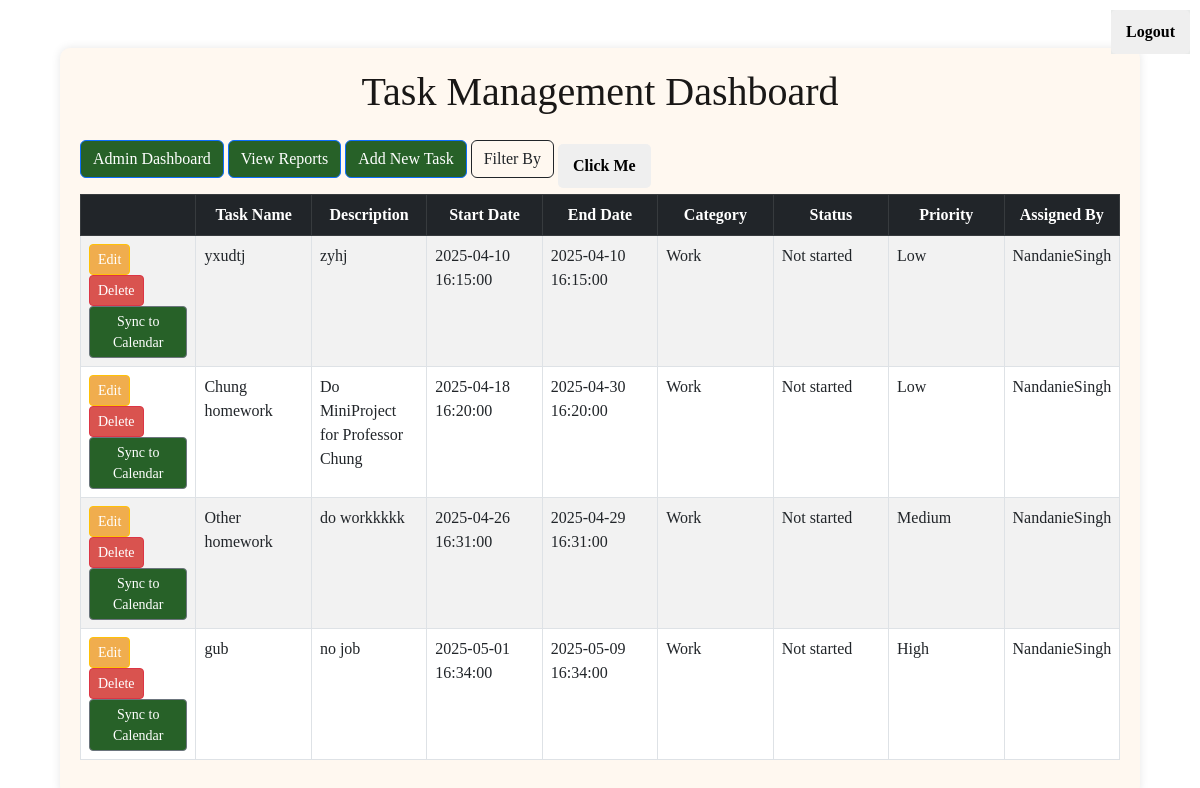
The page /dashboard (signed in) on the database as committed earlier.
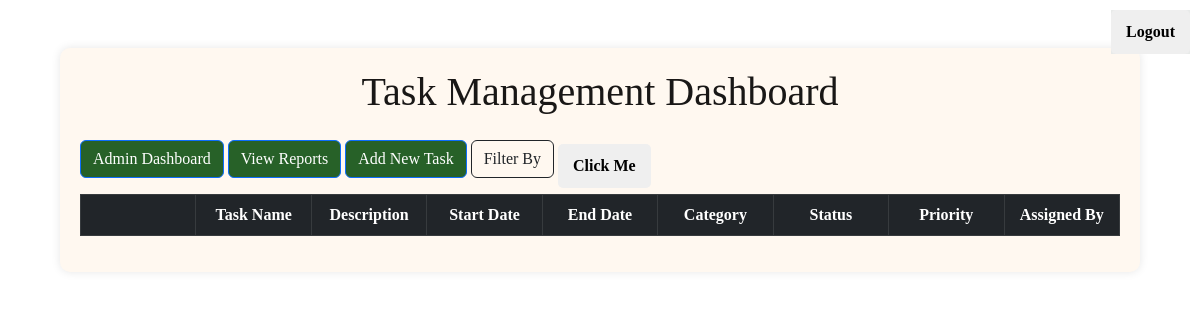
The same page on the database as committed later.
### models.py (models this page shows, shortened)
class Task(Base):
    __tablename__ = 'tasks'
    id = Column(Integer, primary_key=True)
    name = Column(String(50))
    description = Column(String(140))
    startDate = Column(DateTime)
    dueDate = Column(DateTime)
    category = Column(String(20))
    status = Column(String(20))
    priority = Column(String(10))
    assignedTo = Column(Integer, ForeignKey('users.id'))
    assignedBy = Column(Integer, ForeignKey('users.id'))

### app.py (the view, shortened to what this page needs)
@app.route('/dashboard', methods=['GET', 'POST'])
@login_required
def dashboard():
    user_tasks = (
        db_sessions.query(Task)
        .join(UserTask, Task.id == UserTask.task_id)
        .filter(UserTask.user_id == current_user.id)
        .all()
    )
    users = User.query.all()
    filters = {
        "status": request.args.getlist("status"),  # Get selected statuses
        "priority": request.args.getlist("priority"),
        "category": request.args.getlist("category"),
        "assigned_by": request.args.getlist("assignedBy"),
    }
    filter_query = (
        db_sessions.query(Task)
        .join(UserTask, Task.id == UserTask.task_id)
        .filter(UserTask.user_id == current_user.id)
    )
    if filters["status"]:
        filter_query = filter_query.filter(Task.status.in_(filters["status"]))
        print(f"Filtering by status: {filters['status']}")
    if filters["priority"]:
        filter_query = filter_query.filter(Task.priority.in_(filters["priority"]))
        print(f"Filtering by priority: {filters['priority']}")
    if filters["category"]:
        filter_query = filter_query.filter(Task.category.in_(filters["category"]))
        print(f"Filtering by category: {filters['category']}")
    if filters["assigned_by"]:
        filter_query = filter_query.filter(Task.assignedBy.in_(filters["assigned_by"]))
        print(f"Filtering by assigned by: {filters['assigned_by']}")
    user_tasks = filter_query.all()
    assigned_by_users = (
        db_sessions.query(User)
        .join(Task, User.username == Task.assignedBy)  # Join on username
        .join(UserTask, Task.id == UserTask.task_id)
        .filter(UserTask.user_id == current_user.id)
        .distinct()
        .all()
    )
    print("Assigned By Users:", [user.username for user in assigned_by_users])
    users = User.query.all()  # Get all users for dropdown
    generate_progress_pie_chart(current_user.id)
    return render_template('dashboard.html', tasks=user_tasks, user=current_user, users=users, assigned_by_users=assigned_by_users, filters=filters)

### models.py (called while the page is built)
@login_manager.user_loader
def load_user(user_id):
    return User.query.get(user_id)

    def get_id(self):
        return self.id

### reports.py (called while the page is built)
def fetch_task_data(user_id):
    conn = sqlite3.connect('database.db')
    cursor = conn.cursor()
    query = """
    SELECT status, COUNT(*)
    FROM tasks
    WHERE assignedTo = ?
    GROUP BY status
    """
    cursor.execute(query, (user_id,))
    data = cursor.fetchall()
    conn.close()
    return data

def generate_progress_pie_chart(user_id):
    task_data = fetch_task_data(user_id)
    labels = [row[0] for row in task_data]  # Task statuses ###FIX: Change to 'status' instead of 'category'
    values = [row[1] for row in task_data]  # Task count per category
    fig = go.Figure(data=[go.Pie(labels=labels, values=values, hole=0.4)])
    fig.update_layout(title_text="Task Distribution by Status")
    chart_html = pio.to_html(fig, full_html=False)
    return chart_html  # Return HTML instead of displaying

### templates/dashboard.html (shortened to what this page needs)
<!DOCTYPE html>
<html lang="en">
<head>
    <link href="https://cdn.jsdelivr.net/npm/bootstrap@5.3.0-alpha1/dist/css/bootstrap.min.css" rel="stylesheet">
    <link rel= "stylesheet" type= "text/css" href= "{{ url_for('static',filename='css/dashboard.css') }}">
</head>
<body>
    <div class="logout-button">
        <a href="/logout">
            <button type="button">Logout</button>
        </a>
    </div>
    <div class="container mt-5">
        <h1 class="text-center mb-4">Task Management Dashboard</h1>
        {% if user.Role == "Admin" %}
            <a class="btn btn-primary mb-3" href="{{ url_for('admin') }}">Admin Dashboard</a>
        {% endif %}
        <a class="btn btn-primary mb-3" href="{{ url_for('reports') }}">View Reports</a>
        <button class="btn btn-primary mb-3" data-bs-toggle="modal" data-bs-target="#addTaskModal">Add New Task</button>
        <a id="filter-by" class="btn btn-outline-dark" data-bs-toggle="modal" data-bs-target="#filterTaskModal">Filter By</a>
        <button onclick="test()">Click Me</button>
        <div id="table-container">
            <table class="table table-bordered table-striped">
                <thead class="table-dark">
                    <tr>
                        <th> </th>
                        <th>Task Name</th>
                        <th>Description</th>
                        <th>Start Date</th>
                        <th>End Date</th>
                        <th>Category</th>
                        <th>Status</th>
                        <th>Priority</th>
                        <th>Assigned By</th>
                    </tr>
                </thead>
                <tbody id="taskTableBody" method="GET" action="/dashboard">
                    {% for task in tasks %}
                    <tr class="priority-{{ task.priority|lower }}">
                        <td>
                            <button class="btn btn-warning btn-sm" class="td-btns" data-bs-toggle="modal" data-bs-target="#editTaskModal{{ task.id }}">
                                Edit
                            </button>
                            <button class="btn btn-danger btn-sm" class="td-btns" data-bs-toggle="modal" data-bs-target="#deleteTaskModal{{ task.id }}">Delete</button>
                            <button id="sync-btn" class="btn btn-secondary btn-sm" class="td-btns" onclick="window.location.href = '/calendar_sync/{{ task.id }}';">Sync to Calendar</button>
                        </td>
                        <td>{{ task.name }}</td>
                        <td>{{ task.description }}</td>
                        <td>{{ task.startDate }}</td>
                        <td>{{ task.dueDate }}</td>
                        <td>{{ task.category }}</td>
                        <td>{{ task.status }}</td>
                        <td>{{ task.priority }}</td>
                         <td>{{ task.assignedBy }}</td>
                    </tr>
                    {% endfor %}
                </tbody>
            </table>
        </div>
    </div>
</body>
</html>

### static/css/dashboard.css (style rules this page uses)
body { font-family: 'Playfair Display', serif; background-image: url('https://plus.unsplash.com/premium_photo-1683309568772-57011d6c1b7b?fm=jpg&q=60&w=3000&ixlib=rb-4.0.3&ixid=M3wxMjA3fDB8MHxzZWFyY2h8NXx8dG8lMjBkbyUyMGxpc3R8ZW58MHx8MHx8fDA%3D'); background-size: cover; background-position: center; background-repeat: no-repeat; background-attachment: fixed; margin: 0; padding: 0; display: flex; justify-content: center; align-items: center; height: 100vh; color: #191716; }
.container { background-color: #fff8f0; padding: 20px; border-radius: 10px; margin-bottom: 30px; box-shadow: 0px 0px 10px rgba(0, 0, 0, 0.1); width: 90%; max-width: 90%; overflow: auto; }
table { width: 100%; border-collapse: collapse; max-width: 100%; overflow: auto; }
#table-container { max-width: 100%; overflow: auto; width: 100%; }
table { border: 1px solid black; table-layout: fixed; width: 200px; }
th { background-color: #c7a17a; color: #ffffff; padding: 10px; text-align: center; width: 100px; overflow: auto; }
body { display: flex; flex-direction: column; align-items: center; justify-content: center; height: 100%; width: 100%; }
.logout-button { position: absolute; top: 10px; right: 10px; background-color: #e8eae9; }
button { padding: 10px 15px; border: none; border-radius: 5px; cursor: pointer; font-weight: bold; }
button.btn-primary { background-color: #276128; color: white; }
a.btn-primary { background-color: #276128; color: white; }
#filter-by { margin-bottom: 1rem; }

Rows that differ between the two databases and show on the page:
removed Task: name "yxudtj", description "zyhj", startDate "2025-04-10 16:15:00", dueDate "2025-04-10 16:15:00", category "Work", status "Not started", priority "Low", assignedBy "NandanieSingh"
removed Task: name "Chung homework", description "Do MiniProject for Professor Chung", startDate "2025-04-18 16:20:00", dueDate "2025-04-30 16:20:00", category "Work", status "Not started", priority "Low", assignedBy "NandanieSingh"
removed Task: name "Other homework", description "do workkkkk", startDate "2025-04-26 16:31:00", dueDate "2025-04-29 16:31:00", category "Work", status "Not started", priority "Medium", assignedBy "NandanieSingh"
removed Task: name "gub", description "no job", startDate "2025-05-01 16:34:00", dueDate "2025-05-09 16:34:00", category "Work", status "Not started", priority "High", assignedBy "NandanieSingh"
